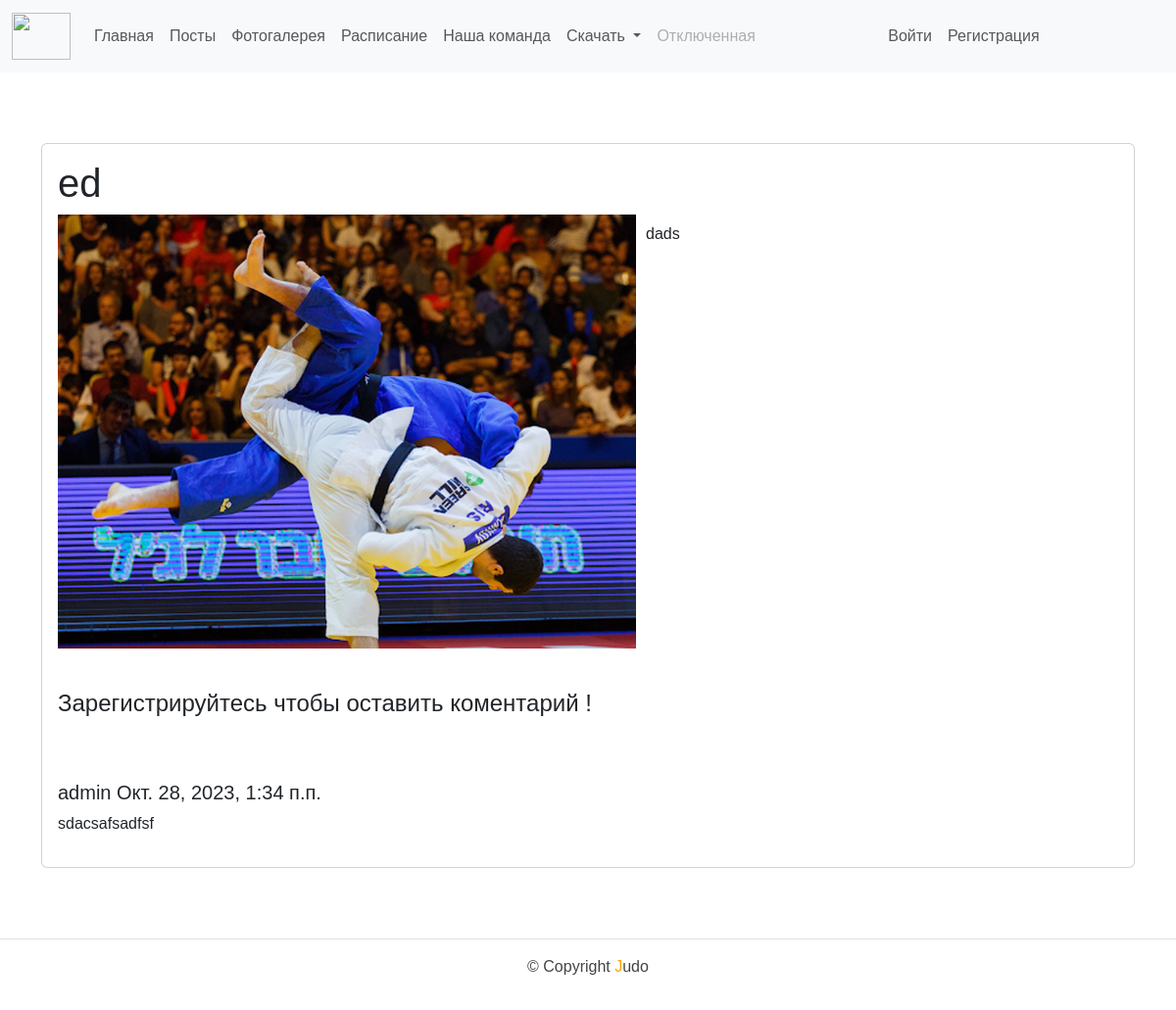
Page /post/ed/ on the committed database.
### backend/models.py (models this page shows, shortened)
class Posts(models.Model):
    title = models.CharField(max_length=255)
    slug = models.SlugField(max_length=255, unique=True, db_index=True, verbose_name="URL")
    content = models.TextField(blank=True)
    photo = models.ImageField(upload_to="photos/%Y/%m/%d/")
    time_create = models.DateTimeField(auto_now_add=True)
    time_update = models.DateTimeField(auto_now=True)
    is_published = models.BooleanField(default=True)
    class Meta:
        verbose_name = 'Посты'
        verbose_name_plural = 'Посты'
        ordering = ['time_create', 'title']

class Comment(models.Model):
    post = models.ForeignKey(Posts,
                             on_delete=models.CASCADE,
                             related_name='comments',
                             verbose_name="Пост")
    author = models.ForeignKey(User,
                             on_delete=models.CASCADE,
                             related_name='comments')
    name = models.CharField(max_length=80, verbose_name="Имя")
    email = models.EmailField()
    body = models.TextField(verbose_name="")
    created = models.DateTimeField(auto_now_add=True)
    updated = models.DateTimeField(auto_now=True)
    active = models.BooleanField(default=True)
    class Meta:
        verbose_name = 'Коментарии'
        verbose_name_plural = 'Коментарии'
        ordering = ['created',]
        indexes = [
            models.Index(fields=['created']),
        ]

### users/models.py (models this page shows)
class User(AbstractUser):
    email = models.EmailField(
        _('email address'),
        unique=True,
    )
    email_verify = models.BooleanField(default=False)
    USERNAME_FIELD = 'email'
    REQUIRED_FIELDS = ['username']

### backend/views.py (the view)
# urls.py: path('post/<slug:post_slug>/', read_post, name='read_post'),
def read_post(request, post_slug):
    post = get_object_or_404(Posts,
                             slug=post_slug)
    comments = post.comments.all()
    form = CommentForm()
    context = {
        'post': post,
        'menu': menu,
        'title': post.title,
        'comments': comments,
        'form': form,
    }
    return render(request, 'backend/detail_post.html', context)

### templates/backend/detail_post.html (shortened to what this page needs)
{% extends 'base.html' %}
{% block content %}
<div class="card my-4">
    <div class="card-body">
    <h1>{{ post.title }}</h1>
      {% if post.photo %}
        <p><img class="img-article-left" src="{{post.photo.url}}"></p>
      {% endif %}
    <p>{{post.content|linebreaks}}</p>
    </div>
  {% if user.is_authenticated %}
  {% include 'includes/comment_form.html' %}
  {% else %}
    <h4 class="card-body">Зарегистрируйтесь чтобы оставить коментарий !</h4>
  {% endif %}
  <div class="card-body">
    {% for comment in comments %}
      <h5 class="mt-0">
        <div class="my-image">
        </div>
        {{ comment.author.username }}
         {{ comment.created }}
      </h5>
      {{ comment.body|linebreaks }}
      {% empty %}
      <p>Пока нет коментариев.</p>
    {% endfor %}
  </div>
</div>
{% endblock %}

### static/css/styles.css (style rules this page uses)
html, body { font-family: 'Arial'; margin: 0; padding: 0; height: 100%; width: 100%; color: #444; }
img { max-width: 100%; max-height: auto; }
img.img-article-left { max-width: 600px; height: auto; float: left; padding: 0 10px 10px 0; }

### rows in the picture
Posts: title "ed", photo (picture), content "dads"
Comment: author.username "admin", created "Окт. 28, 2023, 1:34 п.п.", body "sdacsafsadfsf"

### other values in the picture
{{ m.title }} "Главная" "Посты" "Фотогалерея" "Расписание"
{{ m.title }} "Наша команда"
